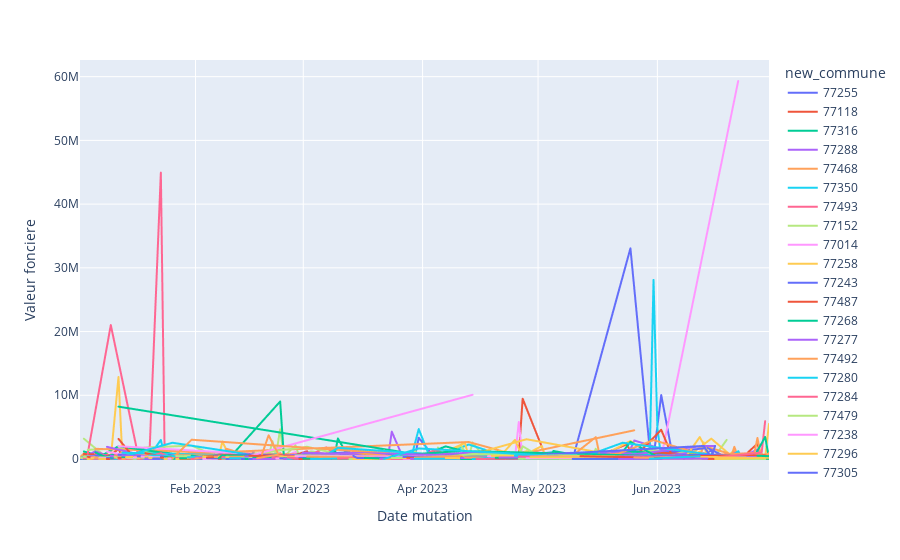

Notebook code cell kept with this figure:
### Code cell
px.line(seine_et_marneDf.groupby(["new_commune", "Date mutation"])[
    "Valeur fonciere"].mean().reset_index().sort_values("Date mutation"), x="Date mutation", y="Valeur fonciere", color="new_commune")
